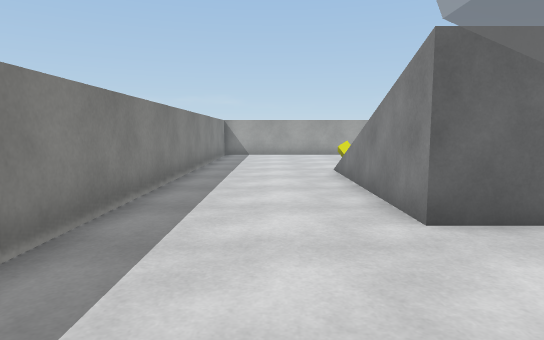
View 1 (above)

18 first-person views from a walk through a 3-D level made in the Unity game engine. The camera is 1.2 m above the floor, tilts 6° down and sees 75° across. The floor is counted in squares, 1 m on a side. Each view is taken from the middle of a square. On the plan, view 1 faces up. The plan holds only what a view shows up to about 14 squares ahead; the rest is blank. The place goes on beyond the plan. The player is left out. Surface patterns are stand-ins for the level's own textures.

View 2
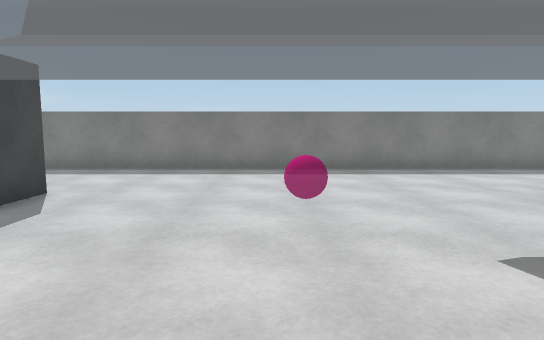

View 3
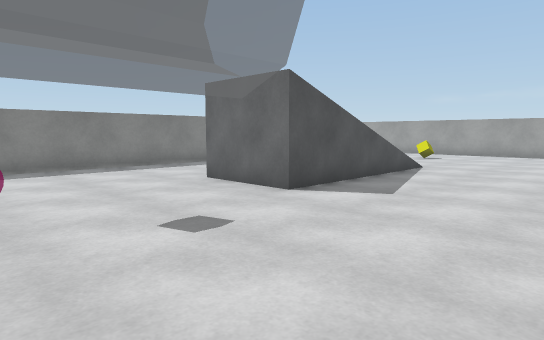

View 4
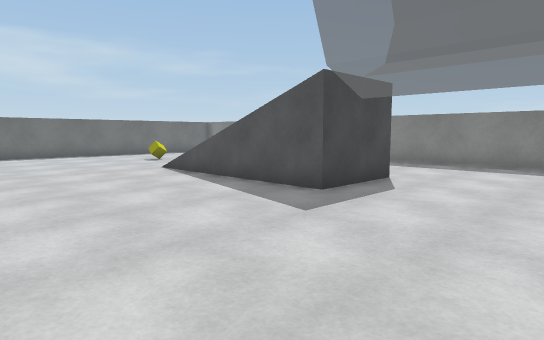

View 5
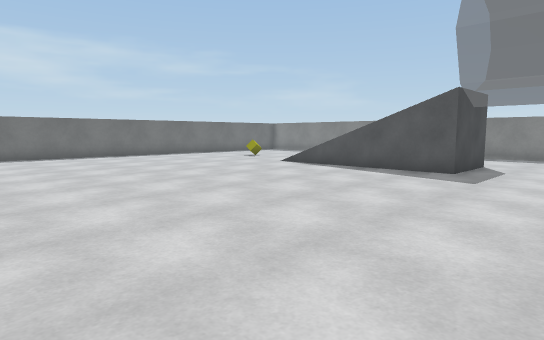

View 6
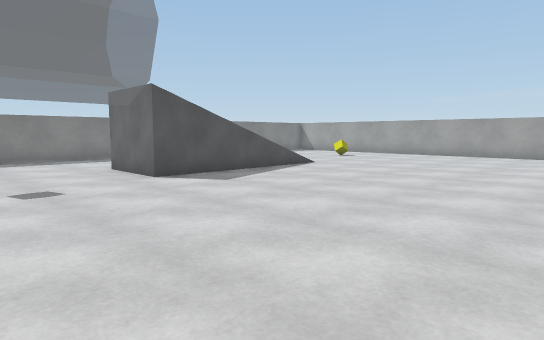

View 7
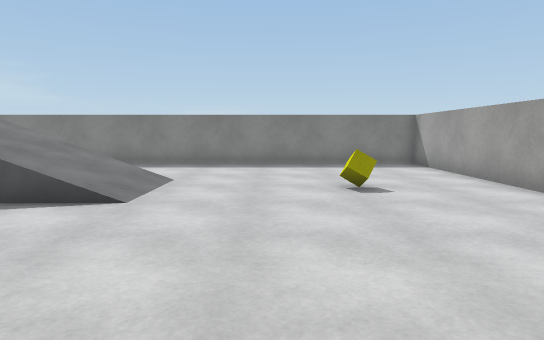

View 8
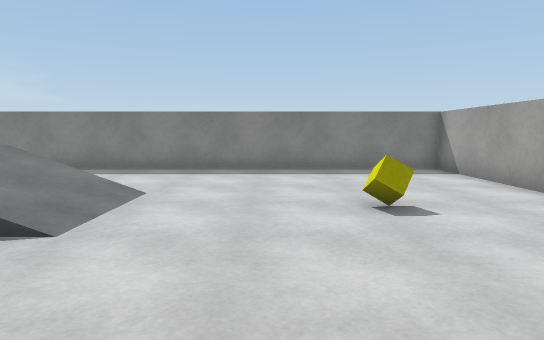

View 9
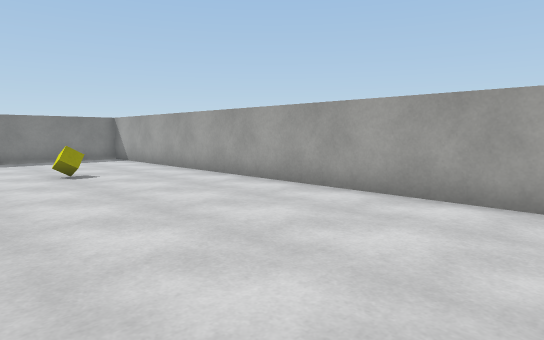

View 10
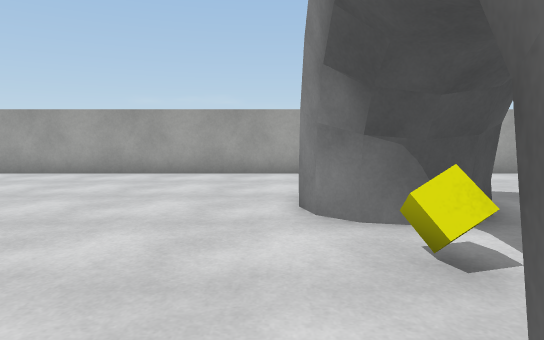

View 11
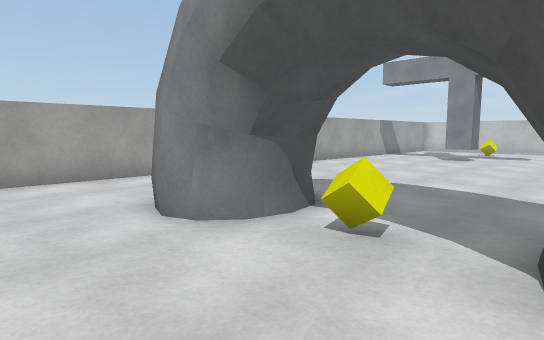

View 12
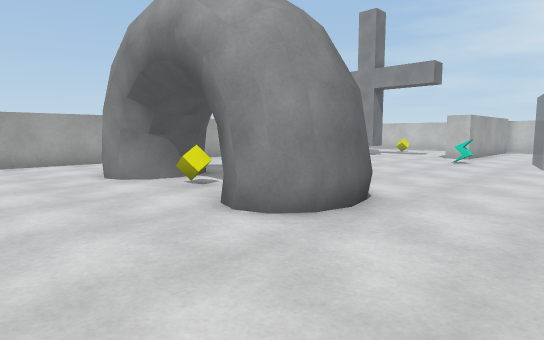

View 13
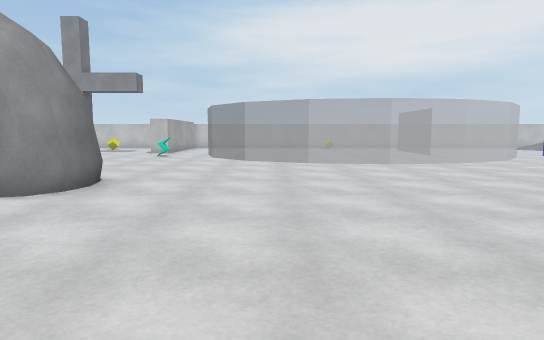

View 14
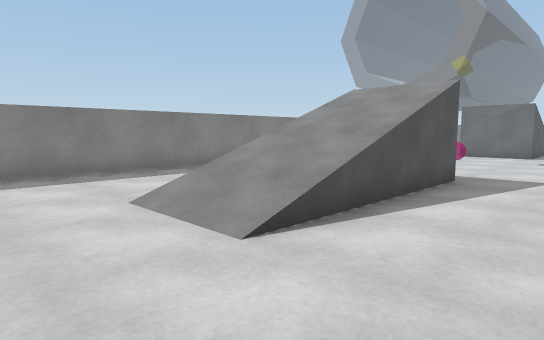

View 15
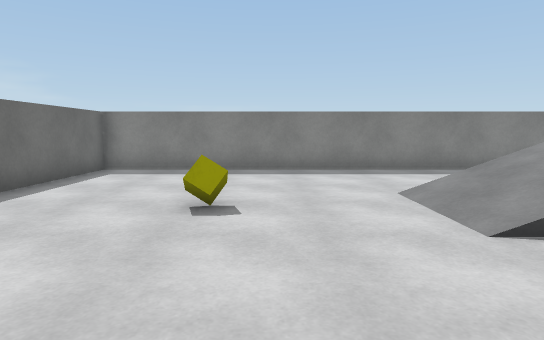

View 16
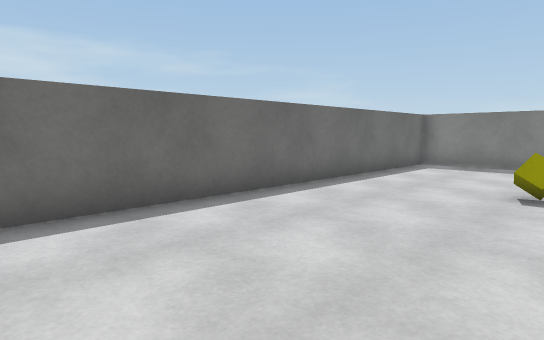

View 17
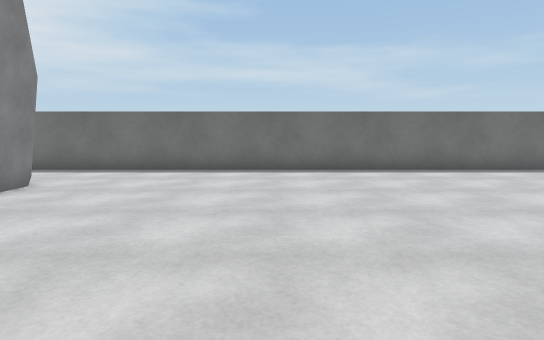

View 18
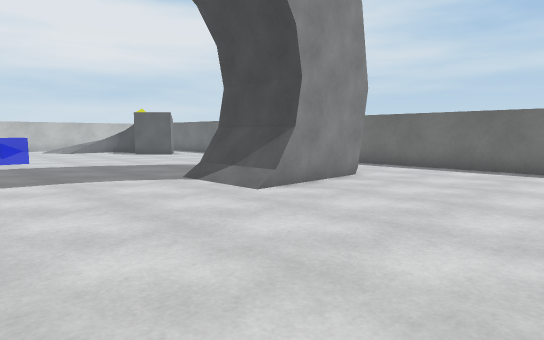

### Floor plan
Key: @ floor where view 1 was taken; # wall or solid block; . floor; / step, stairs or slope; ^ raised ledge; C yellow cube.
Columns run from 3 left of view 1 to 24 right of it. Each row starts with its distance up from view 1.
 20 ^^^^^^^^^^^^^^^^^^^^^^^   ^
 19 #.....................   ..
 18 #.....................   ...
 17 #.....................  ....
 16 #.....C.............   ....
 15 #...................#  .....
 14 #...................###.....
 13 #...................##......
 12 #....................C......
 11 #....////...........##......
 10 #....////...........##   ...
  9 #....////...........## .....
  8 #....////...........###.....
  7 #..../  /...................
  6 #..../  /...................
  5 #....#//#...................
  4 #...........................
  3 #..........................
  2 #..........................
  1 #..........................
  0 #..@............ ..........
 -1 #..............    ........
 -2 #............. ... ........
 -3 #..................   .....
 -4 #...................   ....
 -5 #...................     ...
 -6 #....#//#...........      ..
 -7 #... ////..........
 -8 #.   ////..........
 -9 #.   ////.................
-10 #... ////...................
-11 #....////...................
-12 #....////...................
-13 #...........................
-14 #...................### ....
-15 #...................#    ...
-16 #.....C.............#
-17 #...................#
-18 #....................
-19 #.....................
-20 #.....................
-21 #######################

Positions as (right, up) in squares from view 1, and headings:
1: (0, 0), facing up
2: (9, -1), facing left
3: (10, -1), facing up-left
4: (11, -1), facing down-left
5: (16, -2), facing down-left
6: (14, 0), facing up-left
7: (11, 14), facing left
8: (9, 14), facing left
9: (14, 13), facing up-left
10: (16, 9), facing up
11: (14, 10), facing up-right
12: (13, 5), facing up-right
13: (10, 4), facing right
14: (8, -15), facing up-left
15: (9, -15), facing left
16: (11, -15), facing down-left
17: (11, -9), facing down
18: (11, -8), facing down-right
